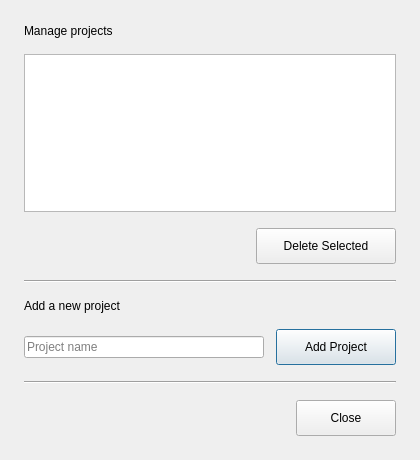
<?xml version="1.0" encoding="UTF-8"?>
<ui version="4.0">
 <class>ProjektVerwaltung</class>
 <widget class="QDialog" name="ProjektVerwaltung">
  <property name="geometry">
   <rect>
    <x>0</x>
    <y>0</y>
    <width>420</width>
    <height>460</height>
   </rect>
  </property>
  <property name="minimumSize">
   <size>
    <width>380</width>
    <height>420</height>
   </size>
  </property>
  <property name="windowTitle">
   <string>Manage Projects</string>
  </property>
  <layout class="QVBoxLayout" name="rootLayout">
   <property name="spacing">
    <number>16</number>
   </property>
   <property name="leftMargin">
    <number>24</number>
   </property>
   <property name="topMargin">
    <number>24</number>
   </property>
   <property name="rightMargin">
    <number>24</number>
   </property>
   <property name="bottomMargin">
    <number>24</number>
   </property>
   <item>
    <widget class="QLabel" name="labelManageTitle">
     <property name="text">
      <string>Manage projects</string>
     </property>
     <property name="role" stdset="0">
      <string>section</string>
     </property>
    </widget>
   </item>
   <item>
    <widget class="QListWidget" name="listProjects"/>
   </item>
   <item>
    <layout class="QHBoxLayout" name="deleteRow">
     <item>
      <spacer name="deleteSpacer">
       <property name="orientation">
        <enum>Qt::Orientation::Horizontal</enum>
       </property>
       <property name="sizeHint" stdset="0">
        <size>
         <width>40</width>
         <height>20</height>
        </size>
       </property>
      </spacer>
     </item>
     <item>
      <widget class="QPushButton" name="pushButtonDeleteSelected">
       <property name="minimumSize">
        <size>
         <width>140</width>
         <height>36</height>
        </size>
       </property>
       <property name="cursor">
        <cursorShape>PointingHandCursor</cursorShape>
       </property>
       <property name="text">
        <string>Delete Selected</string>
       </property>
      </widget>
     </item>
    </layout>
   </item>
   <item>
    <widget class="Line" name="dividerMiddle">
     <property name="orientation">
      <enum>Qt::Orientation::Horizontal</enum>
     </property>
    </widget>
   </item>
   <item>
    <widget class="QLabel" name="labelAddTitle">
     <property name="text">
      <string>Add a new project</string>
     </property>
     <property name="role" stdset="0">
      <string>section</string>
     </property>
    </widget>
   </item>
   <item>
    <layout class="QHBoxLayout" name="addRow">
     <property name="spacing">
      <number>12</number>
     </property>
     <item>
      <widget class="QLineEdit" name="lineEditProjectName">
       <property name="placeholderText">
        <string>Project name</string>
       </property>
      </widget>
     </item>
     <item>
      <widget class="QPushButton" name="pushButtonCreate">
       <property name="minimumSize">
        <size>
         <width>120</width>
         <height>36</height>
        </size>
       </property>
       <property name="cursor">
        <cursorShape>PointingHandCursor</cursorShape>
       </property>
       <property name="text">
        <string>Add Project</string>
       </property>
       <property name="default">
        <bool>true</bool>
       </property>
      </widget>
     </item>
    </layout>
   </item>
   <item>
    <widget class="Line" name="dividerBottom">
     <property name="orientation">
      <enum>Qt::Orientation::Horizontal</enum>
     </property>
    </widget>
   </item>
   <item>
    <layout class="QHBoxLayout" name="dialogButtons">
     <item>
      <spacer name="dialogButtonsSpacer">
       <property name="orientation">
        <enum>Qt::Orientation::Horizontal</enum>
       </property>
       <property name="sizeHint" stdset="0">
        <size>
         <width>40</width>
         <height>20</height>
        </size>
       </property>
      </spacer>
     </item>
     <item>
      <widget class="QPushButton" name="pushButtonClose">
       <property name="minimumSize">
        <size>
         <width>100</width>
         <height>36</height>
        </size>
       </property>
       <property name="cursor">
        <cursorShape>PointingHandCursor</cursorShape>
       </property>
       <property name="text">
        <string>Close</string>
       </property>
      </widget>
     </item>
    </layout>
   </item>
  </layout>
 </widget>
 <resources/>
 <connections/>
</ui>
